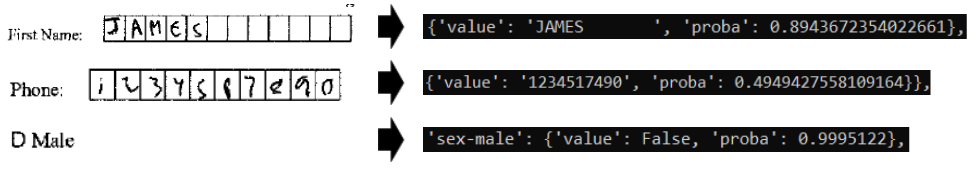
#> input picture .images/predicted.PNG, 980 x 173 px
$ python -i main.py   (imports and definitions only)
#> lines starting #> are read from the running program, lines starting #| are printed output that depends on the picture; after the words box and inside, x2 and y2 are one past the last pixel; in counts of white or black regions, pixels touching at a corner belong together
#> further down, picture is the input picture: shape (173, 980, 3); mean B, G, R 195, 195, 194.9
#!/bin/python
import argparse
import glob
import json
import os
import re

import cv2
import numpy as np
from tqdm import tqdm

from pdf2image import convert_from_path

DELAY = 20 # keyboard delay (in milliseconds)
WITH_QT = False
# [7 lines not run here, left out]


parser = argparse.ArgumentParser(description='Open-source image labeling tool')
# [5 lines not run here, left out]

class_index = 0
img_index = 0
img = None
img_objects = []

color = (0,0,255)

# [1 line that did not run here, left out]
# [1 line that did not run here, left out]

WINDOW_NAME = 'DocumentLabeling'

# selected bounding box
prev_was_double_click = False
is_bbox_selected = False
selected_bbox = -1
# [1 line that did not run here, left out]

pdf_page = 0

mouse_x = 0
mouse_y = 0
point_1 = (-1, -1)
point_2 = (-1, -1)

'''
    0,0 ------> x (width)
     |
     |  (Left,Top)
     |      *_________
     |      |         |
            |         |
     y      |_________|
  (height)            *
                (Right,Bottom)
'''


# Check if a point belongs to a rectangle
def pointInRect(pX, pY, rX_left, rY_top, rX_right, rY_bottom):
    return rX_left <= pX <= rX_right and rY_top <= pY <= rY_bottom


# Class to deal with bbox resizing
# [92 lines that did not run here, left out]

def page_name(x):
    return 'page-'+str(x)

# [6 lines left out: function empty_json, not called in this run]

def display_text(text, time):
    print(text)

# [23 lines left out: functions set_img_index, set_page_index, set_class_index, not called in this run]


def draw_edges(tmp_img):
    blur = cv2.bilateralFilter(tmp_img, 3, 75, 75)
    edges = cv2.Canny(blur, 150, 250, 3)
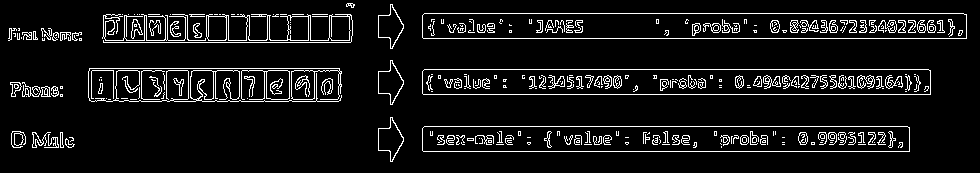
#> edges: shape (173, 980); 8% white in thin lines or dots, all inside (x1, y1, x2, y2) = (8, 3, 967, 162)
    edges = cv2.cvtColor(edges, cv2.COLOR_GRAY2RGB)
    # Overlap image and edges together
    tmp_img = np.bitwise_or(tmp_img, edges)
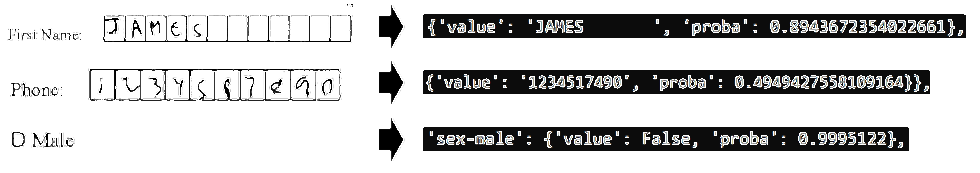
#> tmp_img: shape (173, 980, 3); mean B, G, R 205.6, 205.6, 205.6
    #tmp_img = cv2.addWeighted(tmp_img, 1 - edges_val, edges, edges_val, 0)
    return tmp_img


# [12 lines left out: functions decrease_index, increase_index, not called in this run]


def draw_line(img, x, y, height, width, color):
    cv2.line(img, (x, 0), (x, height), color, LINE_THICKNESS)
    cv2.line(img, (0, y), (width, y), color, LINE_THICKNESS)

# [221 lines left out: functions findIndex, get_anchors_rectangles, draw_bbox_anchors, draw_bboxes_from_file, delete_bbox_from_file, get_bbox_area and 7 more, not called in this run]


def natural_sort_key(s, _nsre=re.compile('([0-9]+)')):
    return [int(text) if text.isdigit() else text.lower()
            for text in _nsre.split(s)]


# [73 lines left out: functions convert_video_to_images, nonblank_lines, get_annotation_path, save_bounding_box, complement_bgr, not called in this run]

# change to the directory of this script
# [144 lines not run here, left out]

>>> import cv2
>>> picture = cv2.imread('../.images/predicted.PNG')
>>> result = draw_edges(picture)
